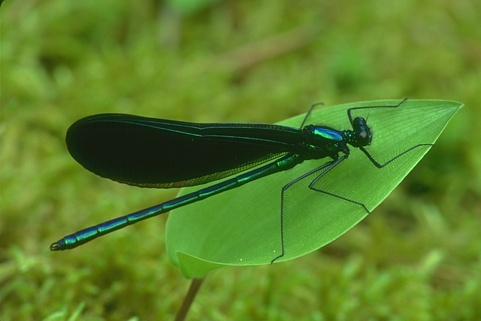
#> input picture Experiments/Image Segmentation exp - v2/Image1/35070.jpg, 481 x 321 px
$ jupyter execute '_POCS_workingWithVQ - original-36.ipynb'
#> lines starting #> are read from the running program, lines starting #| are printed output that depends on the picture; long printed decimals are rounded
### Experiments/Image Segmentation exp - v2/Image1/PsnrSnr.py
import numpy as np
def mse(vref, vcmp):
    """
    Compute Mean Squared Error (MSE) between two images.

    Parameters
    ----------
    vref : array_like
      Reference image
    vcmp : array_like
      Comparison image

    Returns
    -------
    x : float
      MSE between `vref` and `vcmp`
    """

    r = np.asarray(vref, dtype=np.float64).ravel()
    c = np.asarray(vcmp, dtype=np.float64).ravel()
    return np.mean(np.abs(r - c)**2)

def snr(vref, vcmp):
    """
    Compute Signal to Noise Ratio (SNR) of two images.

    Parameters
    ----------
    vref : array_like
      Reference image
    vcmp : array_like
      Comparison image

    Returns
    -------
    x : float
      SNR of `vcmp` with respect to `vref`
    """

    dv = np.var(vref)
    with np.errstate(divide='ignore'):
        rt = dv / mse(vref, vcmp)
    return 10.0 * np.log10(rt)


def psnr(vref, vcmp, rng=None):
    """
    Compute Peak Signal to Noise Ratio (PSNR) of two images. The PSNR
    calculation defaults to using the less common definition in terms
    of the actual range (i.e. max minus min) of the reference signal
    instead of the maximum possible range for the data type
    (i.e. :math:`2^b-1` for a :math:`b` bit representation).

    Parameters
    ----------
    vref : array_like
      Reference image
    vcmp : array_like
      Comparison image
    rng : None or int, optional (default None)
      Signal range, either the value to use (e.g. 255 for 8 bit samples) or
      None, in which case the actual range of the reference signal is used

    Returns
    -------
    x : float
      PSNR of `vcmp` with respect to `vref`
    """

    if rng is None:
        rng = vref.max() - vref.min()
    dv = (rng + 0.0)**2
    with np.errstate(divide='ignore'):
        rt = dv / mse(vref, vcmp)
    return 10.0 * np.log10(rt)

### Experiments/Image Segmentation exp - v2/Image1/_POCS_workingWithVQ - original-36.ipynb
[cell 1]
import numpy as np
# import random
import math
from matplotlib import pyplot as plt
from sklearn.datasets.samples_generator import make_blobs
import time
import pandas as pd
from scipy.spatial.distance import cdist
from sklearn.utils import shuffle
import cv2 as cv
from sklearn.utils.extmath import row_norms
from sklearn.utils.extmath import row_norms, squared_norm, stable_cumsum
import scipy.sparse as sp
from sklearn.metrics.pairwise import euclidean_distances
import PsnrSnr as p
np.random.seed(15)

[cell 2]
# intialize random member ship
# [8 lines left out: function initializeMembershipMatrix, not called in this run]

[cell 3]
def updateMembershipValue3_2(v,val):
    distances = cdist(val, v,metric='euclidean')
    return distances

[cell 4]
def CalculateWeightValues(cluster_center,val,q):
    membership=[]
    distances = cdist(val, cluster_center,metric='euclidean')[:,q]
    sumdistance=np.sum(distances)
    membership= distances/sumdistance
    return membership

[cell 5]
# [5 lines left out: function CalculateWeightValuesByIndex, not called in this run]

[cell 6]
# [92 lines left out: function _k_init, not called in this run]

[cell 7]
img = cv.imread("35070.jpg", 0)
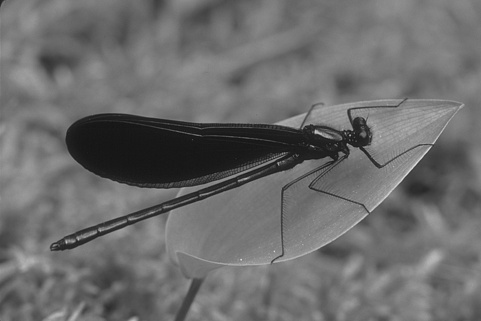
#> img: shape (321, 481); min 18, max 225, mean 108.2
size=200
img = cv.resize(img, dsize=(size, size))
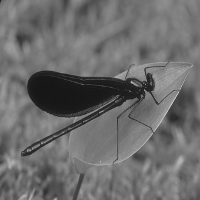
#> img: shape (200, 200); min 21, max 211, mean 108
width=img.shape[0]
#> width = 200
height=img.shape[1]
#> height = 200

plt.imshow(img, cmap="gray")
plt.xticks([])
plt.yticks([])
plt.grid(False)
plt.show()

[cell 8]
i = 0
j = 0
luv = []

for h in range(int(width / 2)):
    j = 0
    for k in range(int(height / 2)):

        luv.append([img[i, j], img[i + 1, j], img[i, j + 1], img[i + 1, j + 1]])

        j = j + 2

    i = i + 2
#> after the loop, i = 200; luv = 10000 items, first 6: [41, 45, 75, 113], [103, 106, 110, 110], [109, 114, 114, 120], [121, 124, 124, 126], [125, 124, 125, 125], [126, 127, 126, 128]

[cell 9]
def generateRandomCenters(c,x):
    centers=[]
    _min= (np.min(x))
    _max= (np.max(x))
    t= np.mean(x,axis=0)
    for i in range(c):
        centers.append( t + 0.01*i)
    return np.asarray(centers)

[cell 10]
import time as t

cluster = 36

clusterssize = [cluster]  # 2, 3, 4, 5, 6, 7, 8, 9,
timearray = []
error = []
segementedImg = []
x=np.array(luv)

[cell 11]
x.shape
#> Out = (10000, 4)

[cell 12]
# c = _k_init(x,cluster, row_norms(x, squared=True), np.random.RandomState())

[cell 13]
for cluster in clusterssize:

    #initialize centers
    v= generateRandomCenters(cluster,x)

    # update membership
    w=updateMembershipValue3_2(v,x)
    ny=np.argmin(w,axis=1)


    start=time.time()

    for t in range(50):
#         print('\t\t',t)

        for q in range(cluster):


            val=x[ny == q,:]


            if(val.shape[0]!=0):

                weight=CalculateWeightValues(v,val,q)

                v[q]= v[q]+np.dot(weight,val-v[q])


        w=updateMembershipValue3_2(v,x)
        ny=np.argmin(w,axis=1)

    timearray.append(time.time()-start)
    segementedImg.append(ny)
    pic2show = v
    print(timearray)
#> this loop made 1 pass
#> t in generateRandomCenters on pass 1: [108.1, 108.1, 108.1, 108]
#| [0.8401]

[cell 14]
lables = np.array(ny)
print(np.array(ny).shape)
#| (10000,)
print(v.shape)
#| (36, 4)

clustercenters = (v).reshape(cluster, 4)
centersp = (v).reshape(cluster, 4)
centersp.shape
#> Out = (36, 4)

[cell 15]
finalval = []
for i in range(lables.shape[0]):
    finalval.append(centersp[lables[i]])

finalval = np.array(finalval).reshape(int(width / 2), int(height / 2), 4)
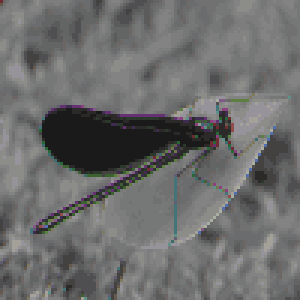
#> finalval: shape (100, 100, 4) float64 (shown 3 times larger); mean of channels 0, 1, 2, 3 108.2, 108.1, 108.1, 108; drawn as B, G, R

[cell 16]
# convert back the clustered image to the original form
# decoding

temp = np.zeros((width, height))
i = 0
j = 0
for h in range(int(width / 2)):
    j = 0
    for k in range(int(height / 2)):
        val = finalval

        temp[i, j] = val[h][k][0]
        temp[i + 1, j] = val[h][k][1]
        temp[i, j + 1] = val[h][k][2]
        temp[i + 1, j + 1] = val[h][k][3]

        j = j + 2
    i = i + 2

plt.imshow(temp, cmap="gray")
plt.xticks([])
plt.yticks([])
plt.grid(False)
plt.savefig("POCS_SegementdIMg_" + str(cluster) + ".jpg")
plt.show()

[cell 17]
plt.imshow(256 - abs(img - temp), cmap="gray")
plt.xticks([])
plt.yticks([])
plt.grid(False)

plt.savefig("POCS_SegementdIMg_error_" + str(cluster) + ".jpg")
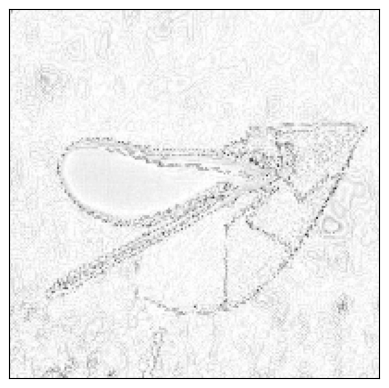
#> figure drawn by matplotlib, 1 panel
plt.show()

[cell 18]
psnr = p.psnr(np.array(img).astype(int), np.array(temp).astype(int))
psnr
#> Out = 31.42

[cell 19]
snr = p.snr(np.array(img).astype(int), np.array(temp).astype(int))
psnr
#> Out = 31.42
